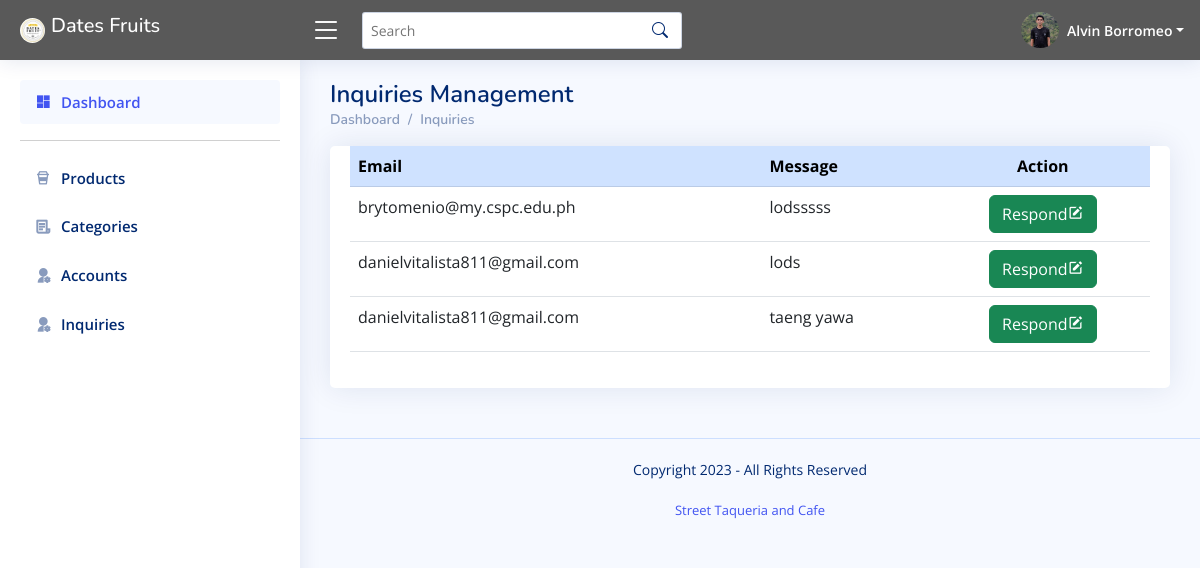
The app's page /ad_inquiries.php (signed in) with its own data.
### tables this page shows
CREATE TABLE IF NOT EXISTS `users` (
  `id` int(11) NOT NULL AUTO_INCREMENT,
  `username` varchar(50) NOT NULL,
  `name` varchar(100) NOT NULL,
  `email` varchar(50) NOT NULL,
  `password` varchar(50) NOT NULL,
  `phone` varchar(20) NOT NULL,
  `address` varchar(100) NOT NULL,
  `role` varchar(50) NOT NULL,
  `usertype` int(11) NOT NULL DEFAULT 0,
  `image` varchar(50) NOT NULL,
  `status` int(11) NOT NULL DEFAULT 1,
  PRIMARY KEY (`id`),
  UNIQUE KEY `email` (`email`),
  UNIQUE KEY `username` (`username`),
  FULLTEXT KEY `email_2` (`email`)
);

CREATE TABLE IF NOT EXISTS `inquiries` (
  `id` int(11) NOT NULL AUTO_INCREMENT,
  `email` varchar(50) NOT NULL,
  `message` varchar(255) NOT NULL,
  PRIMARY KEY (`id`)
);

### ad_inquiries.php (the view, shortened to what this page needs)
<?php
  include 'ad_send_action.php';
?>
<!DOCTYPE html>
<html lang="en">
<head>
  <link href="assets/vendor/bootstrap/css/bootstrap.min.css" rel="stylesheet">
  <link href="assets/vendor/bootstrap-icons/bootstrap-icons.css" rel="stylesheet">
  <link href="assets/vendor/boxicons/css/boxicons.min.css" rel="stylesheet">
  <link href="assets/vendor/quill/quill.snow.css" rel="stylesheet">
  <link href="assets/vendor/quill/quill.bubble.css" rel="stylesheet">
  <link href="assets/vendor/remixicon/remixicon.css" rel="stylesheet">
  <link href="assets/vendor/simple-datatables/style.css" rel="stylesheet">
  <link href="assets/css/style.css" rel="stylesheet">
</head>
<body>
  <?php include("ad_header.php") ?>
  <?php include("ad_sidebar.php") ?>
  <main id="main" class="main">
  <div class="pagetitle">
      <h1>Inquiries Management</h1>
      <nav>
        <ol class="breadcrumb">
          <li class="breadcrumb-item"><a href="ad_index.php">Dashboard</a></li>
          <li class="breadcrumb-item active"><a href="ad_inquiries.php">Inquiries<a></li>
        </ol>
      </nav>
    </div>
    <section class="section">
      <div class="row">
        <div class="col-lg-12">
        <div class="card recent-sales overflow-auto">
            <?php
			        $query = 'SELECT * FROM inquiries ORDER BY id DESC';
			        $stmt = $conn->prepare($query);
			        $stmt->execute();
			        $result = $stmt->get_result();
			      ?>
            <div class="card-body">
                    <table id="data-table" class="table">
                        <thead class="table-primary">
                            <tr>
                              <th scope="col">Email</th>
                              <th scope="col">Message</th>
                              <th scope="col" class="text-center">Action</th>
                            </tr>
                        </thead>
                        <tbody>
                            <?php while ($row = $result->fetch_assoc()) { ?>
                                <tr>
                                  <td><?= $row['email']; ?></td>
                                  <td><?= $row['message']; ?></td>
                                  <td style="text-align: center">
                                    <a href="ad_send_email.php?send=<?= $row['id']; ?>" type="button" class="btn btn-success">Respond<i class="bx bxs-edit"></i></a>
                                  </td>
                                </tr>
                            <?php } ?>
                        </tbody>
                    </table>
            </div>
            </div>
        </div>
      </div>
    </section>
  </main>
  <footer id="footer" class="footer">
    <div class="copyright">
    <?php
				$date = date('Y');
				echo '<p class="copyright">Copyright '.$date.' - All Rights Reserved</p>';
			?>
    </div>
    <div class="credits">
      <a href="https://www.facebook.com/streettaqueriacafe/?ref=page_internal">Street Taqueria and Cafe</a>
    </div>
  </footer>
</body>
</html>

### ad_header.php (shortened to what this page needs)
<?php
  include 'config.php';
?>
<!DOCTYPE html>
<html lang="en">
<head>
  <link href="assets/vendor/bootstrap/css/bootstrap.min.css" rel="stylesheet">
  <link href="assets/vendor/bootstrap-icons/bootstrap-icons.css" rel="stylesheet">
  <link href="assets/vendor/boxicons/css/boxicons.min.css" rel="stylesheet">
  <link href="assets/vendor/quill/quill.snow.css" rel="stylesheet">
  <link href="assets/vendor/quill/quill.bubble.css" rel="stylesheet">
  <link href="assets/vendor/remixicon/remixicon.css" rel="stylesheet">
  <link href="assets/vendor/simple-datatables/style.css" rel="stylesheet">
  <link href="assets/css/style.css" rel="stylesheet">
</head>
<body>
    <?php
      $query = 'SELECT * FROM users WHERE id = '.$_SESSION['ID'];
      $stmt = $conn->prepare($query);
      $stmt->execute();
      $result = $stmt->get_result();
    ?>
    <?php if ($row = $result->fetch_assoc()) { ?>
  <header id="header" class="header fixed-top d-flex align-items-center" style="background-color:#595959">
    <div class="d-flex align-items-center justify-content-between">
        <a href="ad_index.php" class="logo d-flex align-items-center">
          <img src="./assets/img/datesfruits.jpg" style="border-radius: 10rem; heigth: 25px; width: 25px">
          <h5 style="color:#fff">Dates Fruits</h5>
        </a>
      <i class="bi bi-list toggle-sidebar-btn" style="color:#fff"></i>
    </div>
    <div class="search-bar">
      <form class="search-form d-flex align-items-center" method="POST" action="#">
        <input type="text" name="query" placeholder="Search" title="Enter search keyword">
        <button type="submit" title="Search"><i class="bi bi-search"></i></button>
      </form>
    </div>
    <nav class="header-nav ms-auto">
      <ul class="d-flex align-items-center">
        <li class="nav-item dropdown pe-3">
          <a class="nav-link nav-profile d-flex align-items-center pe-0" href="#" data-bs-toggle="dropdown">
            <img src="<?= $row['image']; ?>" alt="Profile" class="rounded-circle" height="100px" width="38px">
            <span style="color:#fff" class="d-none d-md-block dropdown-toggle ps-2"><?php echo $_SESSION['name'] ?></span>
          </a>
            <?php } ?>
        </li>
      </ul>
    </nav>
  </header>
</body>
</html>

### assets/css/style.css (style rules this page uses)
:root { scroll-behavior: smooth; }
body { font-family: "Open Sans", sans-serif; background: #f6f9ff; color: #444444; }
a { color: #4154f1; text-decoration: none; }
h1, h2, h3, h4, h5, h6 { font-family: "Nunito", sans-serif; }
#main { margin-top: 60px; padding: 20px 30px; transition: all 0.3s; }
.pagetitle { margin-bottom: 10px; }
.pagetitle h1 { font-size: 24px; margin-bottom: 0; font-weight: 600; color: #012970; }
.card { margin-bottom: 30px; border: none; border-radius: 5px; box-shadow: 0px 0 30px rgba(1, 41, 112, 0.1); }
.card-body { padding: 0 20px 20px 20px; }
.breadcrumb { font-size: 14px; font-family: "Nunito", sans-serif; color: #899bbd; font-weight: 600; }
.breadcrumb a { color: #899bbd; transition: 0.3s; }
.breadcrumb .breadcrumb-item::before { color: #899bbd; }
.breadcrumb .active { color: #51678f; font-weight: 600; }
.logo { line-height: 1; }
@media (min-width: 1200px) { .logo { width: 280px; } }
.logo img { max-height: 26px; margin-right: 6px; }
.header { transition: all 0.5s; z-index: 997; height: 60px; box-shadow: 0px 2px 20px rgba(1, 41, 112, 0.1); background-color: #fff; padding-left: 20px; }
.header .toggle-sidebar-btn { font-size: 32px; padding-left: 10px; cursor: pointer; color: #012970; }
.header .search-bar { min-width: 360px; padding: 0 20px; }
.header .search-form { width: 100%; }
.header .search-form input { border: 0; font-size: 14px; color: #012970; border: 1px solid rgba(1, 41, 112, 0.2); padding: 7px 38px 7px 8px; border-radius: 3px; transition: 0.3s; width: 100%; }
.header .search-form button { border: 0; padding: 0; margin-left: -30px; background: none; }
.header .search-form button i { color: #012970; }
.header-nav ul { list-style: none; }
.header-nav>ul { margin: 0; padding: 0; }
.header-nav .nav-profile { color: #012970; }
.header-nav .nav-profile img { max-height: 36px; }
.header-nav .nav-profile span { font-size: 14px; font-weight: 600; }
@media (min-width: 1200px) { #main, #footer { margin-left: 300px; } }
.footer { padding: 20px 0; font-size: 14px; transition: all 0.3s; border-top: 1px solid #cddfff; }
.footer .copyright { text-align: center; color: #012970; }
.footer .credits { padding-top: 5px; text-align: center; font-size: 13px; color: #012970; }

### records on screen
users: image (picture)
inquiries: email "brytomenio@my.cspc.edu.ph", message "lodsssss"
inquiries: email "danielvitalista811@gmail.com", message "lods"
inquiries: email "danielvitalista811@gmail.com", message "taeng yawa"

### other values on screen
$_SESSION['name'] "Alvin Borromeo"
